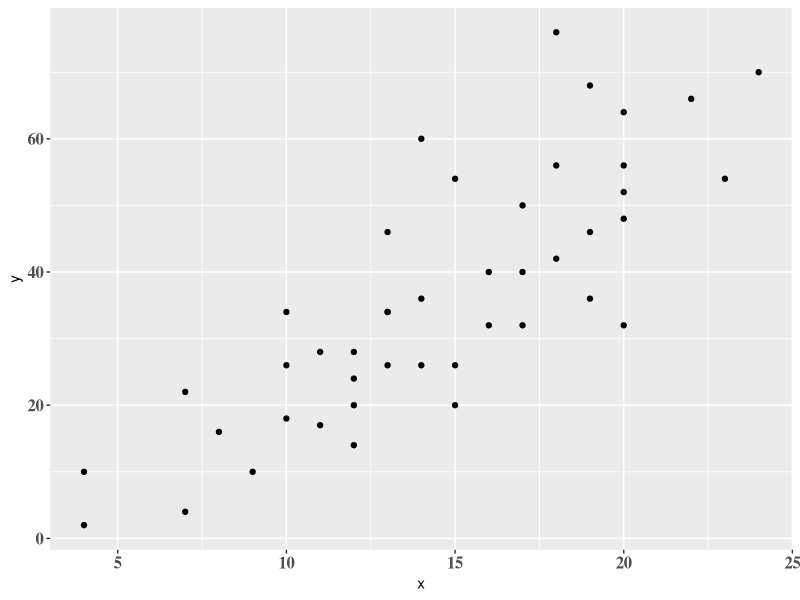

Write R code to recreate this figure.
## ---- chunk 1
knitr::opts_chunk$set(echo = TRUE)
## ---- chunk 2

library(tidyverse)
library(ggplot2)

cars %>% 
  filter(dist < 80) %>% 
  ggplot(aes(x = speed, y = dist)) +
  geom_point() + labs(x = "x", y = "y") + 
  theme(axis.text = element_text(family = "serif", face = "bold", size = 12))
